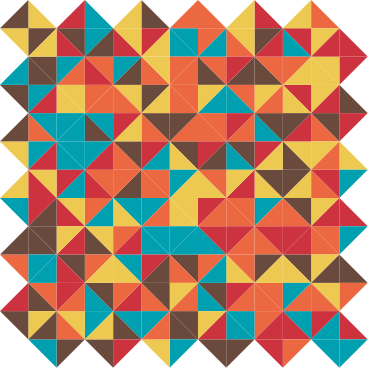
Frame 1 (no input)
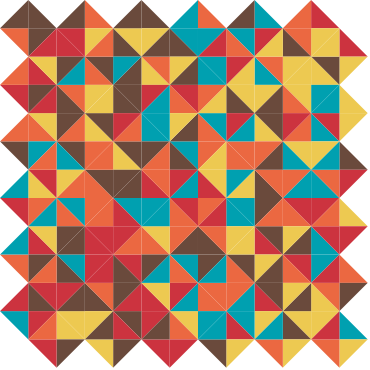
Frame 60 (the mouse pressed at the canvas centre just before this capture)
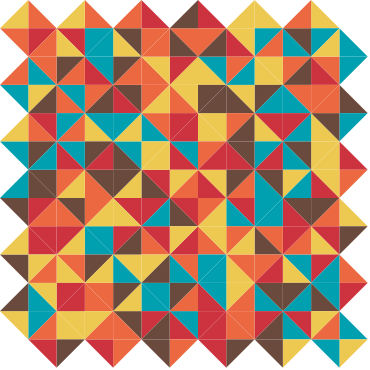
Frame 120 (the mouse held since frame 60 and released just before this capture)

The Processing sketch that drew these frames (run headless with seeded random() and noise(); from frame 60 on, the mouse is pressed at the canvas centre):

// Processing sketch: processing_63578
// ── processing_63578.pde

// side of square
int side = 40;

// length of diagonal and distance from corner to center
float diag = side*sqrt(2);
float halfDiag = diag/2;

// http://www.colourlovers.com/palette/1473/Ocean_Five
color[] colors = {
  #00A0B0, #6A4A3C, #CC333F, #EB6841, #EDC951
};

void setup() {
  size(370, 370);
  frameRate(6);
  smooth();
  noStroke();
}

void draw() {
  background(255);
  pushMatrix();

  for (int i=0; i<2; i++) {

    for (float x = halfDiag; x < width-diag; x += diag) {
      for (float y = halfDiag; y < height-diag; y += diag) {

        pushMatrix();
        translate(x, y);

        beginShape(TRIANGLE_FAN);

        fill(getRndColor());
        vertex(0, 0);

        fill(getRndColor());
        vertex(0, -halfDiag);

        fill(getRndColor());
        vertex(halfDiag, 0);

        fill(getRndColor());
        vertex(0, halfDiag);

        fill(getRndColor());
        vertex(-halfDiag, 0);

        fill(getRndColor());
        vertex(0, -halfDiag);
        endShape();

        popMatrix();
      }
    }
    translate(halfDiag, halfDiag);
  }
  popMatrix();
}

color getRndColor() {
  return colors[floor(random(colors.length))];
}
